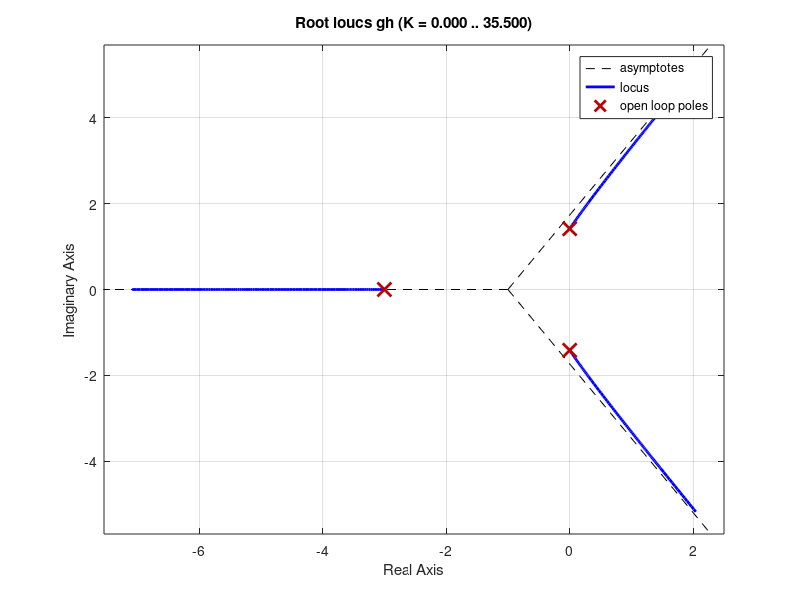
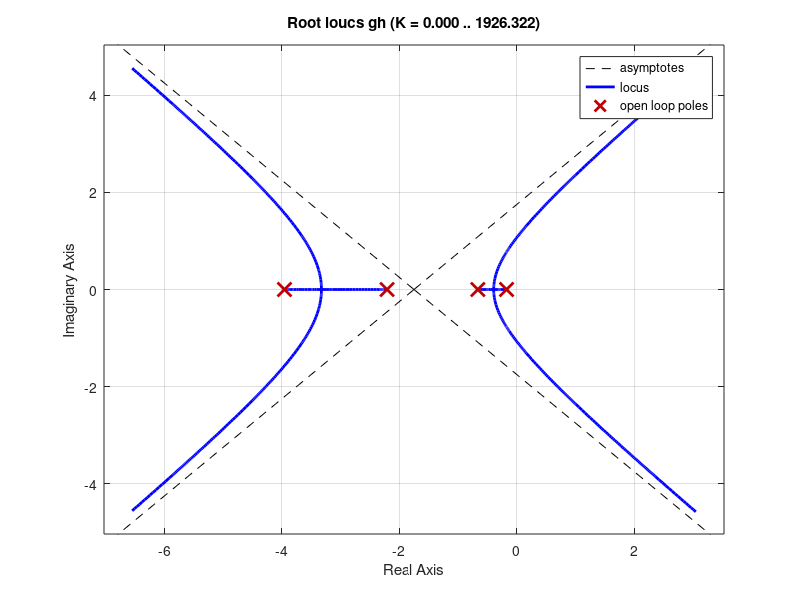
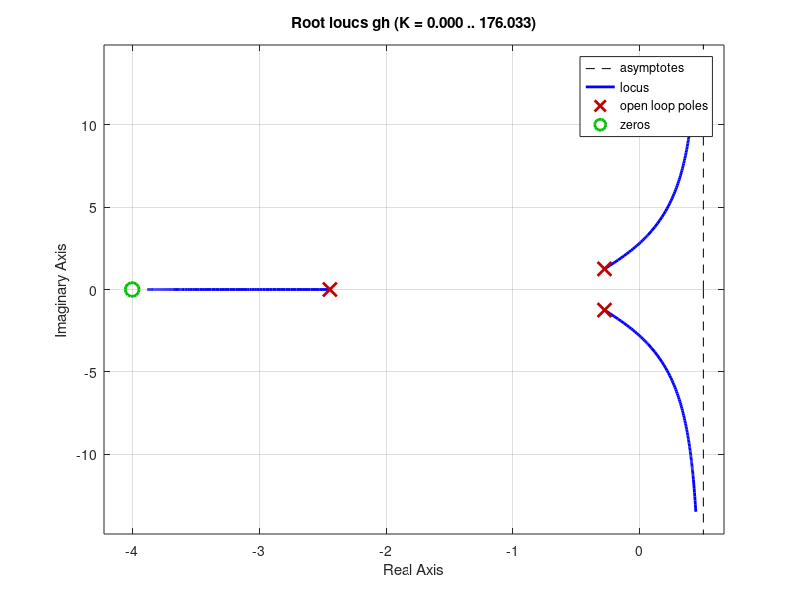

The MATLAB source for these figures, in order:
clc;
clear;
close all;
s=tf('s')
gs=6/(s*(s+1)*(s+2))
gh=feedback(gs,1)
figure ;
rlocus(gh)
%Adding a Pole
gs=1/(s*(s+1)*(s+2)*(s+4))
gh=feedback(gs,1)
figure;
rlocus(gh)
%Adding a Zero
gs=(s+4)/(s*(s+1)*(s+2))
gh=feedback(gs,1)
figure;
rlocus(gh)
%Dominant Pole Near to Imaginary Axis gives Slowest Response....
%Therfore need to be placed away from Imaginary Axis....
